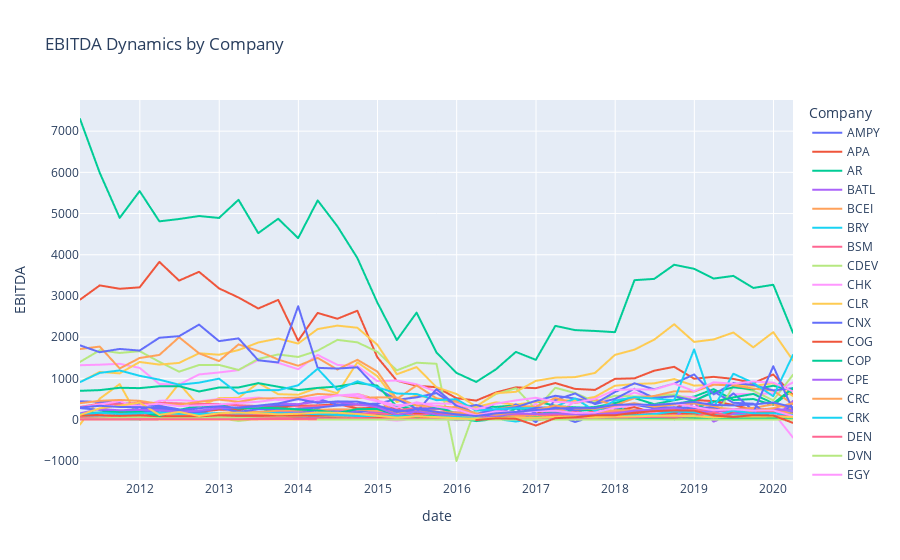

The code cell stored with this chart in its notebook:
### Code cell
px.line(df_train, y="EBITDA", color='Company', title='EBITDA Dynamics by Company')
